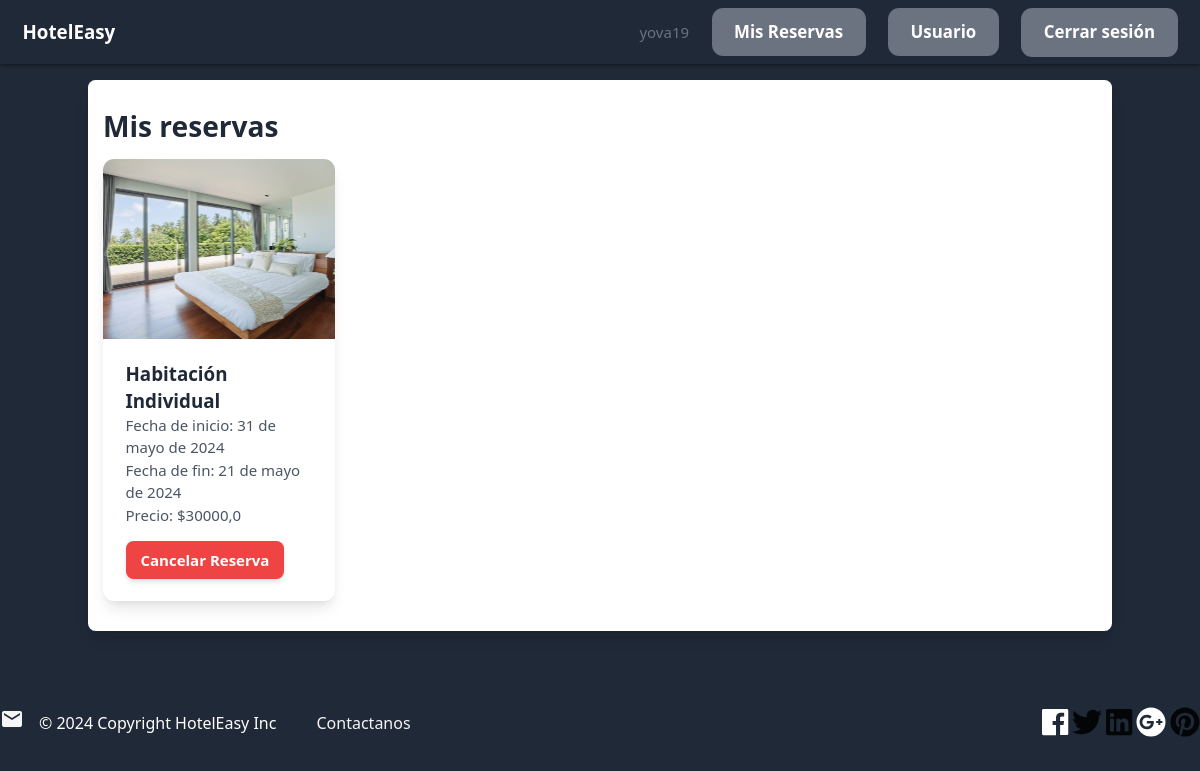
Page /habitaciones/habitaciones/vista_reservas/ (signed in) on the earlier database version.
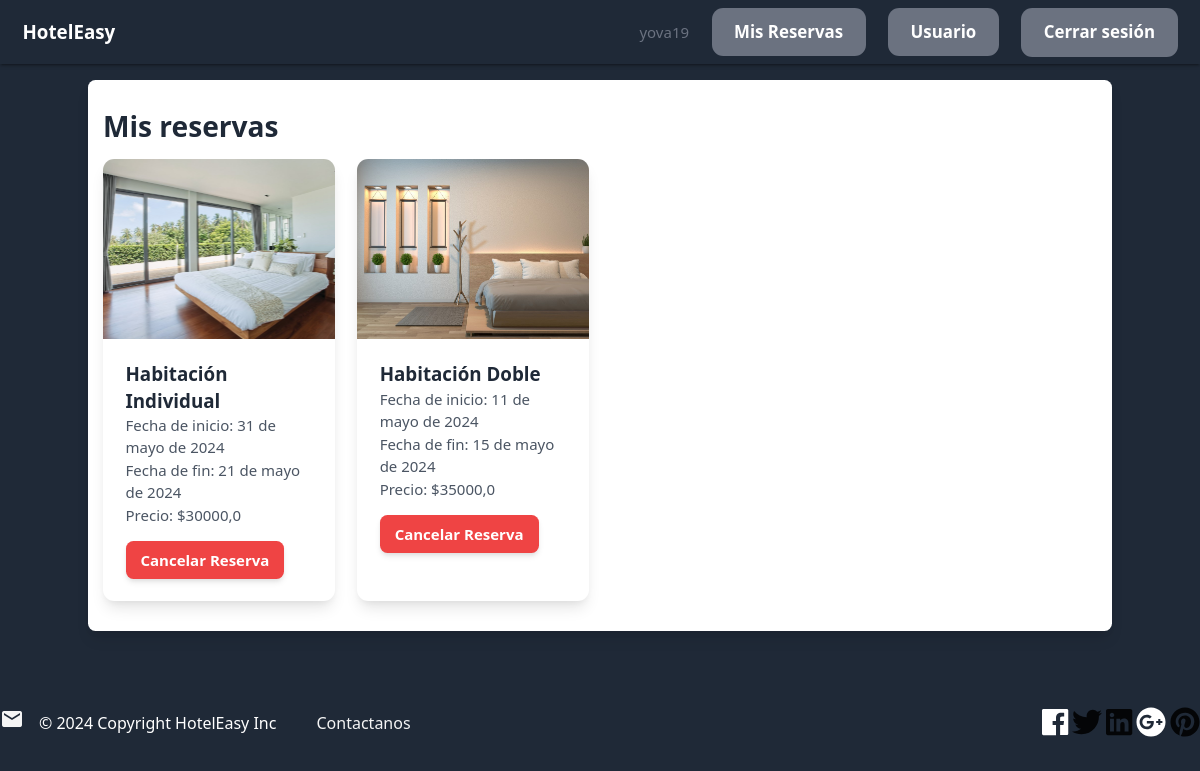
Same page on the later database version.
### habitaciones/models.py (models this page shows, shortened)
class Reserva(models.Model):
    usuario = models.ForeignKey(User, on_delete=models.CASCADE)
    habitacion = models.ForeignKey(Habitacion, on_delete=models.CASCADE)
    fecha_inicio = models.DateField()
    fecha_fin = models.DateField()

class Habitacion(models.Model):
    categoria = models.ForeignKey(Categoria, related_name='habitaciones', on_delete=models.CASCADE)
    nombre = models.CharField(max_length=255)
    descripcion = models.TextField(blank=True, null=True)
    precio = models.FloatField()
    imagen = models.ImageField(upload_to='habitacion_imagenes', blank=True, null=True)
    class Meta:
        ordering = ('nombre',)

### habitaciones/views.py (the view)
# urls.py: path('habitaciones/vista_reservas/', views.vista_reservas, name='vista_reservas'),
@login_required
def vista_reservas(request):
    reservas = Reserva.objects.filter(usuario=request.user)
    return render(request, 'habitaciones/reservas.html', {'reservas': reservas})

### habitaciones/templates/habitaciones/reservas.html (shortened to what this page needs)
{% extends 'core/base.html' %}
{% block content %}
<div class="container bg-white py-8 px-4 rounded-lg shadow-lg">
    <h1 class="text-3xl font-bold text-gray-800 mb-4">Mis reservas</h1>
    <div class="grid grid-cols-1 sm:grid-cols-2 md:grid-cols-3 lg:grid-cols-4 gap-6">
        {% for reserva in reservas %}
        <div class="rounded-xl overflow-hidden bg-white shadow-lg">
            <img src="{{ reserva.habitacion.imagen.url }}" class="w-full h-48 object-cover object-center" alt="{{ reserva.habitacion.nombre }}">
            <div class="p-6">
                <h2 class="text-xl font-semibold text-gray-800">{{ reserva.habitacion.nombre }}</h2>
                <p class="text-gray-600">Fecha de inicio: {{ reserva.fecha_inicio }}</p>
                <p class="text-gray-600">Fecha de fin: {{ reserva.fecha_fin }}</p>
                <p class="text-gray-600">Precio: ${{ reserva.habitacion.precio }}</p>
                <form action="{% url 'habitacion:cancelar_reserva' reserva.id %}" method="post">
                    <button type="submit" class="mt-4 px-4 py-2 bg-red-500 text-white font-semibold rounded-lg shadow-md hover:bg-red-600 focus:outline-none focus:bg-red-600">Cancelar Reserva</button>
                </form>
            </div>
        </div>
        {% empty %}
        <div class="col">
            <p class="text-gray-600 text-center">No has realizado ninguna reserva.</p>
        </div>
        {% endfor %}
    </div>
</div>
{% endblock %}

Differences in the rows shown:
added Reserva: habitacion.imagen (picture), habitacion.nombre "Habitación Doble", fecha_inicio "11 de mayo de 2024", fecha_fin "15 de mayo de 2024", habitacion.precio "35000,0"
